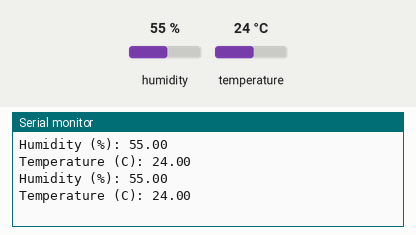
Simulated run of this sketch. Board: Arduino Uno, built with avr-gcc and run on an emulated ATmega328P. Shown: the last lines printed to the serial monitor. Inputs (shaded band) come from the test bench; at power-on: humidity 55 %, temperature 24 °C.

Above: at 2.8 s.
2.9 s: humidity set to 22 %
At 5.3 s:
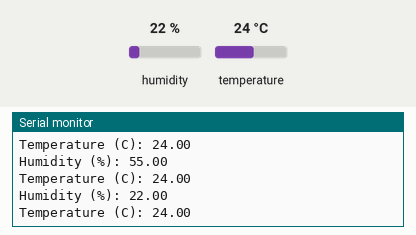
5.6 s: temperature set to 12 °C
At 6.6 s:
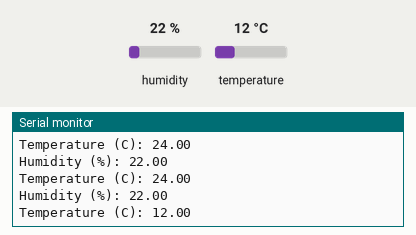
8.3 s: humidity set to 40 %
At 8.3 s:
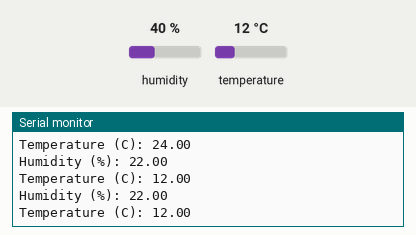
Timing chart, 0 to 11.3 s (numbered marks = the images above; inputs shaded):
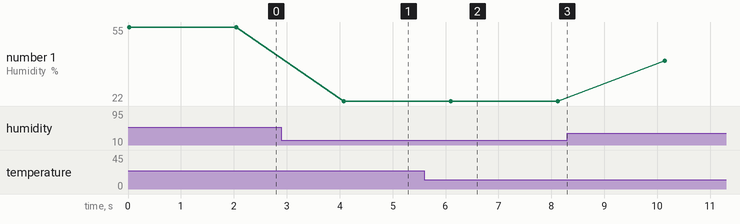

The sketch:

DHT.ino
```cpp
#include <DHT.h>
#define DHT11PIN 9
#define DHTTYPE DHT11

DHT dht(DHT11PIN,DHTTYPE);

void setup()
{
  Serial.begin(9600);
  dht.begin();

}

void loop()
{
  Serial.println();

  float hum = dht.readHumidity();
  float temp = dht.readTemperature();


  Serial.print("Humidity (%): ");
  Serial.println(hum);

  Serial.print("Temperature (C): ");
  Serial.println(temp);

  delay(2000);

}
```

Measured:
- after the input at 2.9 s, the serial monitor: prints a new line after 1.2 s (image 1)
- after the input at 5.6 s, the serial monitor: prints a new line after 0.52 s (image 2)
- plotted number 1: 55 → 22 after the input at 2.9 s, 22 → 40 after the input at 8.3 s
